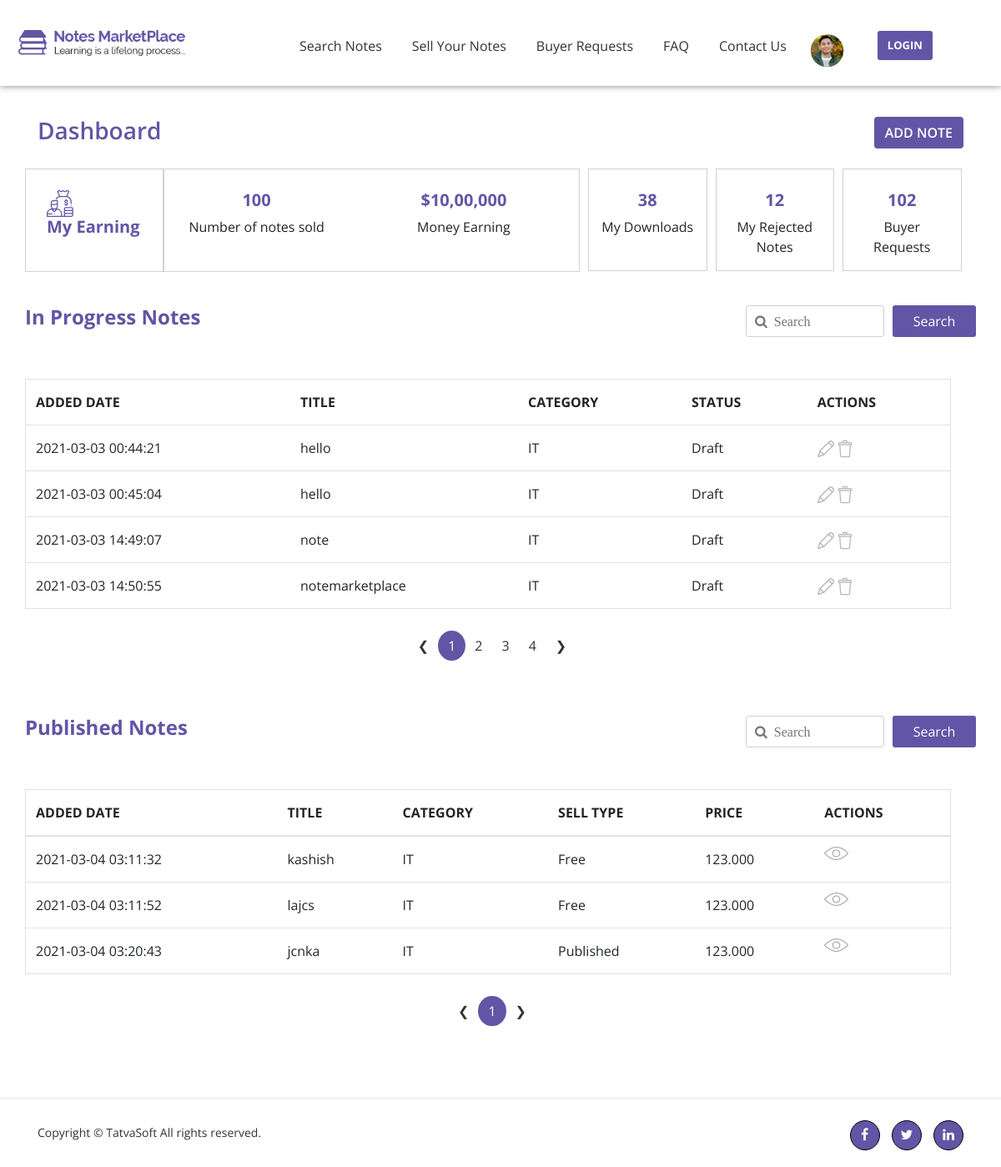
Page /notes-project/Notes/dashboard.php on the committed database.
### tables this page shows
CREATE TABLE `seller_notes` (
  `seller_note_id` int(11) UNSIGNED NOT NULL,
  `seller_id` int(11) UNSIGNED NOT NULL,
  `status` int(11) UNSIGNED NOT NULL,
  `actionby` int(11) UNSIGNED DEFAULT NULL,
  `admin_remark` varchar(255) DEFAULT NULL,
  `publisheddate` datetime DEFAULT NULL,
  `note_title` varchar(100) NOT NULL,
  `category` int(11) UNSIGNED NOT NULL,
  `display_picture` varchar(255) DEFAULT NULL,
  `note_type` int(11) UNSIGNED DEFAULT NULL,
  `num_of_pages` int(11) DEFAULT NULL,
  `note_description` varchar(255) NOT NULL,
  `university_name` varchar(200) DEFAULT NULL,
  `country` int(11) UNSIGNED DEFAULT NULL,
  `course` varchar(100) DEFAULT NULL,
  `course_code` varchar(100) DEFAULT NULL,
  `professor` varchar(100) DEFAULT NULL,
  `ispaid` int(11) UNSIGNED NOT NULL,
  `selling_price` decimal(10,3) DEFAULT NULL,
  `note_preview` varchar(255) DEFAULT NULL,
  `createddate` datetime DEFAULT NULL,
  `createdby` int(11) DEFAULT NULL,
  `modifieddate` datetime DEFAULT NULL,
  `modifiedby` int(11) DEFAULT NULL,
  `isactive` bit(1) NOT NULL
);

CREATE TABLE `note_categories` (
  `note_categories_id` int(10) UNSIGNED NOT NULL,
  `category_name` varchar(100) NOT NULL,
  `category_description` varchar(255) NOT NULL,
  `createddate` datetime DEFAULT NULL,
  `createdby` int(11) DEFAULT NULL,
  `modifieddate` datetime DEFAULT NULL,
  `modifiedby` int(11) DEFAULT NULL,
  `isactive` bit(1) NOT NULL
);

CREATE TABLE `reference_data` (
  `reference_id` int(10) UNSIGNED NOT NULL,
  `ref_value` varchar(100) NOT NULL,
  `data_value` varchar(100) NOT NULL,
  `ref_category` varchar(100) NOT NULL,
  `createddate` datetime DEFAULT NULL,
  `createdby` int(11) DEFAULT NULL,
  `modifieddate` datetime DEFAULT NULL,
  `modifiedby` int(11) DEFAULT NULL,
  `isactive` bit(1) NOT NULL
);

### notes-project/Notes/dashboard.php (the view, shortened to what this page needs)
<?php include "db_connection.php";
$limit = 4;
if (isset($_GET["page"])){
    $page1 = $_GET["page"];
    }
    else{
     $page1=1;
    }
$start_from1 = ($page1-1) * $limit;
if(isset($_POST['search'])){
    $search_result = $_POST['search_result'];
    $result_db = mysqli_query($conn,"SELECT COUNT(seller_note_id) FROM seller_notes WHERE note_title LIKE '%$search_result%' AND isactive=1");
    $row_db = mysqli_fetch_row($result_db);
    $total_records = $row_db[0];
    $total_pages = ceil($total_records/$limit);
    $query = "SELECT seller_notes.seller_note_id, seller_notes.publisheddate ,seller_notes.note_title, note_categories.category_name, reference_data.ref_value
    FROM seller_notes LEFT JOIN note_categories ON seller_notes.category=note_categories.note_categories_id LEFT JOIN reference_data
    ON seller_notes.status=reference_data.reference_id where seller_notes.note_title LIKE '%$search_result%' AND
    reference_data.reference_id IN (6,7,8) AND seller_notes.isactive=1 LIMIT $start_from1, $limit";
    $result = mysqli_query($conn, $query);
  }
  else{
    $result_db = mysqli_query($conn,"SELECT COUNT(seller_note_id) FROM seller_notes WHERE isactive=1");
    $row_db = mysqli_fetch_row($result_db);
    $total_records = $row_db[0];
    $total_pages = ceil($total_records/$limit);
    $query = "SELECT seller_notes.seller_note_id, seller_notes.publisheddate ,seller_notes.note_title, note_categories.category_name, reference_data.ref_value
    FROM seller_notes LEFT JOIN note_categories ON seller_notes.category=note_categories.note_categories_id LEFT JOIN reference_data
    ON seller_notes.status=reference_data.reference_id WHERE reference_data.reference_id IN (6,7,8) AND seller_notes.isactive=1 LIMIT $start_from1, $limit";
    $result = mysqli_query($conn, $query);
  }
  $limit2 = 4;
  if (isset($_GET["page2"])){
    $page2 = $_GET["page2"];
    }
    else{
     $page2=1;
    }
$start_from2 = ($page2-1) * $limit2;
if(isset($_POST['publish'])){
    $publish_result = $_POST['publish_result'];
    $result_db2 = mysqli_query($conn,"SELECT COUNT(seller_note_id) FROM seller_notes where note_title LIKE '%$publish_result%' AND seller_notes.status=9");
    $row_db2 = mysqli_fetch_row($result_db2);
    $total_records2 = $row_db2[0];
    $total_pages2 = ceil($total_records2 / $limit2);
    $query2 = "SELECT seller_notes.publisheddate ,seller_notes.note_title, note_categories.category_name, reference_data.ref_value, seller_notes.selling_price
    FROM seller_notes LEFT JOIN note_categories ON seller_notes.category=note_categories.note_categories_id LEFT JOIN reference_data
    ON seller_notes.ispaid =reference_data.reference_id WHERE note_title LIKE '%$publish_result%' AND seller_notes.status=9 LIMIT $start_from2, $limit2";
    $result2 = mysqli_query($conn, $query2);
  }
  else{
    $result_db2 = mysqli_query($conn,"SELECT COUNT(seller_note_id) FROM seller_notes WHERE status=9");
    $row_db2 = mysqli_fetch_row($result_db2);
    $total_records2 = $row_db2[0];
    $total_pages2 = ceil($total_records2 / $limit2);
    $query2 = "SELECT seller_notes.publisheddate ,seller_notes.note_title, note_categories.category_name, reference_data.ref_value, seller_notes.selling_price
    FROM seller_notes LEFT JOIN note_categories ON seller_notes.category=note_categories.note_categories_id LEFT JOIN reference_data
    ON seller_notes.ispaid =reference_data.reference_id WHERE seller_notes.status=9 LIMIT $start_from2, $limit2";
    $result2 = mysqli_query($conn, $query2);
  }
?>
<html>
<head>
    <link rel="stylesheet" href="css/font-awesome/css/font-awesome.min.css">
    <link rel="stylesheet" href="css/bootstrap/bootstrap.min.css">
    <link rel="stylesheet" href="css/style.css">
    <link rel="stylesheet" href="css/responsive.css">
</head>
<body>
<?php include "nav.php";
       ?>
    <section id="dashboard">
        <div class="container">
            <div class="row">
                <div class="col-lg-6 col-md-6 col-sm-6 col-6">
                    <h3>Dashboard</h3>
                </div>
                <div class="col-lg-6 col-md-6 col-sm-6 col-6">
                    <button type="button" class="btn">ADD NOTE</button>
                </div>
            </div>
            <div class="row">
                <div class="col-lg-7 col-md-12 col-12">
                    <div class="con-border">
                        <div class="row">
                            <div class="col-lg-3 first-border">
                                <img src="img/dashboard/earning-icon.svg" alt="earning">
                                <h5>My Earning</h5>
                            </div>
                            <div class="col-lg-4 second-border text-center">
                                <h5>100</h5>
                                <p>Number of notes sold</p>
                            </div>
                            <div class="col-lg-5 third-border text-center">
                                <h5>$10,00,000</h5>
                                <p>Money Earning</p>
                            </div>
                        </div>
                    </div>
                </div>
                <div class="col-lg-5">
                    <div class="row">
                        <div class="col-md-4 col-12 text-center common-border">
                            <h5>38</h5>
                            <p>My Downloads</p>
                        </div>
                        <div class="col-md-4 col-12 text-center common-border">
                            <h5>12</h5>
                            <p>My Rejected Notes</p>
                        </div>
                        <div class="col-md-4 col-12 text-center common-border">
                            <h5>102</h5>
                            <p>Buyer Requests</p>
                        </div>
                    </div>
                </div>
            </div>
        </div>
    </section>
    <section class="dashboard-table">
        <div class="container">
            <div class="row">
                <div class="col-lg-6 col-md-6 col-sm-5 col-12 dash-space general">
                    <h4>In Progress Notes</h4>
                </div>
                <div class="col-lg-6 col-md-6 col-sm-7 col-12 general">
                    <form action="" method="POST">
                    <button type="submit" name="search" class="btn">Search</button>
                    <input type="text" placeholder='  &#xf002;  Search' name="search_result" />
                    </form>
                </div>
            </div>
            <div class="row">
                <div class="table-responsive">
                    <table class="table border general-table-width">
                            <tr>
                                <th scope="col">ADDED DATE</th>
                                <th scope="col">TITLE</th>
                                <th scope="col">CATEGORY</th>
                                <th scope="col">STATUS</th>
                                <th scope="col">ACTIONS</th>
                            </tr>
                            <?php
                             while($row = mysqli_fetch_assoc($result)){
                                $seller_note_id  = $row['seller_note_id'];
                                $date = $row['publisheddate'];
                                $note_title = $row['note_title'];
                                $category_name = $row['category_name'];
                                $ref_value = $row['ref_value'];
                            echo "<tr>
                                <td>$date</td>
                                <td>$note_title</td>
                                <td>$category_name</td>
                                <td>$ref_value</td>";
                                if($ref_value == 'Draft'){
                                     echo "<td>
                                     <a href='http://localhost/notes-project/Notes/addnotes.php?id=$seller_note_id'><img src='img/dashboard/edit.png' alt='edit'></a>
                                     <a href='http://localhost/notes-project/Notes/delete.php?id=$seller_note_id'><img src='img/dashboard/delete.png' alt='delete'></a>
                                     </td>";
                                    }
                                    else{
                                        echo "<td>
                                        <img src='img/dashboard/eye.png' alt='eye'>
                                        </td>";
                                    }
                             echo "</tr>";
                             }
                            ?>
                    </table>
                </div>
            </div>
            <div class="row">
                <div class="col-md-12">
                 <ul class="pagination justify-content-center">
                 <?php
                 echo "<li class='page-item'><a href='dashboard.php?page=".($page1-1)."' class='page-link'>❮</a></li>";
                 for ($i=1; $i<=$total_pages; $i++) {
                    if($i == $page1)
                    {
                     echo "<li class='page-item active'><a class='page-link' href='dashboard.php?page=".$i."'>".$i."</a></li>";
                    }
                    else{
                    echo "<li class='page-item'><a class='page-link' href='dashboard.php?page=".$i."'>".$i."</a></li>";
                    }
                  }
                  echo "<li class='page-item'><a href='dashboard.php?page=".($page1+1)."' class='page-link'>❯</a></li>";
                 ?>
                 </ul>
                </div>
            </div>
        </div>
    </section>
    <section class="dashboard-table">
        <div class="container">
            <div class="row">
                <div class="col-lg-6 col-md-6 col-sm-5 col-12 general">
                    <h4>Published Notes</h4>
                </div>
                <div class="col-lg-6 col-md-6 col-sm-7 col-12 general">
                <form action="dashboard.php" method="POST">
                    <button type="submit" name="publish" class="btn">Search</button>
                    <input type="text" name="publish_result" placeholder='  &#xf002;  Search' />
                </form>
                </div>
            </div>
            <div class="row">
                    <div class="table-responsive">
                    <table class="table border general-table-width">
                        <thead>
                            <tr>
                                <th scope="col">ADDED DATE</th>
                                <th scope="col">TITLE</th>
                                <th scope="col">CATEGORY</th>
                                <th scope="col">SELL TYPE</th>
                                <th scope="col">PRICE</th>
                                <th scope="col">ACTIONS</th>
                            </tr>
                        </thead>
                        <tbody>
                        <?php
                             while($row = mysqli_fetch_assoc($result2)){
                                $date = $row['publisheddate'];
                                $note_title = $row['note_title'];
                                $category_name = $row['category_name'];
                                $ref_value = $row['ref_value'];
                                $selling_price = $row['selling_price'];
                            echo "<tr>
                                <td>$date</td>
                                <td>$note_title</td>
                                <td>$category_name</td>
                                <td>$ref_value</td>
                                <td>$selling_price</td>
                                        <td>
                                        <img src='img/dashboard/eye.png' alt='eye'>
                                        </td>";
                             echo "</tr>";
                             }
                            ?>
                        </tbody>
                    </table>
                </div>
            </div>
            <div class="row">
                <div class="col-md-12">
                <ul class="pagination justify-content-center">
                 <?php
                 echo "<li class='page-item'><a href='dashboard.php?page2=".($page2-1)."' class='page-link'>❮</a></li>";
                 for ($i=1; $i<=$total_pages2; $i++) {
                    if($i == $page2)
                    {
                     echo "<li class='page-item active'><a class='page-link' href='dashboard.php?page2=".$i."'>".$i."</a></li>";
                    }
                    else{
                    echo "<li class='page-item'><a class='page-link' href='dashboard.php?page2=".$i."'>".$i."</a></li>";
                    }
                  }
                  echo "<li class='page-item'><a href='dashboard.php?page2=".($page2+1)."' class='page-link'>❯</a></li>";
                 ?>
                 </ul>
                </div>
            </div>
        </div>
    </section>
    <?php include "footer.php"; ?>
</body>
</html>

### notes-project/Notes/css/style.css (style rules this page uses)
html, body { height: 100%; font-family: "Open Sans", sans-serif; }
ul { list-style: none; padding: 10px 20px; }
#dashboard { margin-top: 90px; }
#dashboard h3 { color: #6255a5; font-weight: 600; padding: 50px 0 20px 0; float: left; }
#dashboard button { color: #fff; background-color: #6255a5; font-weight: 600; margin: 50px 0 20px 0; float: right; }
#dashboard h5 { color: #6255a5; font-weight: 700; }
.first-border { border: 1px solid #d1d1d1; padding: 25px; }
.first-border img { width: 32px; height: 32px; }
.second-border { border: 1px solid #d1d1d1; border-right: none; padding: 25px; }
.third-border { border: 1px solid #d1d1d1; padding: 25px; border-left: none; }
.common-border { border: 1px solid #d1d1d1; max-width: 30%; margin-left: 10px; padding-top: 25px; }
.common-border h5 { color: #6255a5; font-weight: 700; }
.general { padding: 0; }
.dashboard-table h4 { float: left; color: #6255a5; font-weight: 700; }
.dashboard-table button { color: #fff; background-color: #6255a5; border-radius: 3px; width: 100px; }
.dashboard-table input { height: 38px; border: 1px solid #d1d1d1; border-radius: 3px; font-family: FontAwesome; margin-right: 10px; }
.dashboard-table button, .dashboard-table input { float: right; }
.dashboard-table h4, .dashboard-table button, .dashboard-table input { margin-top: 40px; margin-bottom: 20px; }
.dashboard-table table { border: 1px solid #d1d1d1; line-height: 30px; margin-top: 30px; }
.page-link { border: none; color: #333333; }
.page-item.active .page-link { background-color: #6255a5; border-radius: 50%; }
.general-table-width { width: 1110px; }

### rows in the picture
seller_notes: publisheddate "2021-03-03 00:44:21", note_title "hello", category.category_name "IT", status.ref_value "Draft"
seller_notes: publisheddate "2021-03-03 00:45:04", note_title "hello", category.category_name "IT", status.ref_value "Draft"
seller_notes: publisheddate "2021-03-03 14:49:07", note_title "note", category.category_name "IT", status.ref_value "Draft"
seller_notes: publisheddate "2021-03-03 14:50:55", note_title "notemarketplace", category.category_name "IT", status.ref_value "Draft"
seller_notes: publisheddate "2021-03-04 03:11:32", note_title "kashish", category.category_name "IT", ispaid.ref_value "Free", selling_price "123.000"
seller_notes: publisheddate "2021-03-04 03:11:52", note_title "lajcs", category.category_name "IT", ispaid.ref_value "Free", selling_price "123.000"
seller_notes: publisheddate "2021-03-04 03:20:43", note_title "jcnka", category.category_name "IT", status.ref_value "Published", selling_price "123.000"
